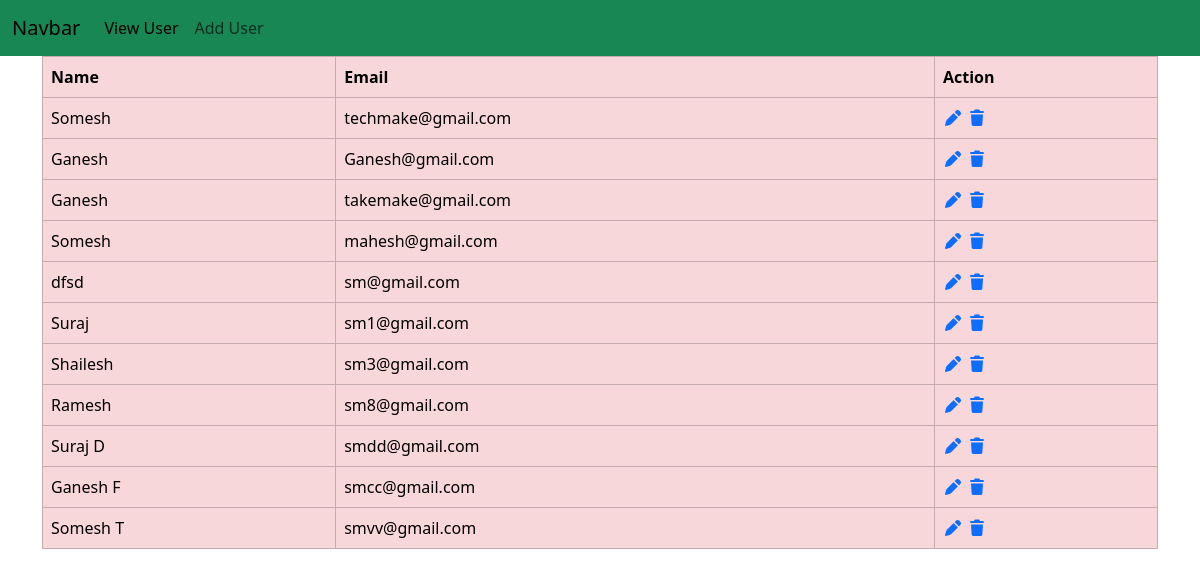
/curd/index.php, run on the app's committed database.
### tables this page shows
CREATE TABLE `user` (
  `id` int(11) NOT NULL,
  `name` varchar(255) NOT NULL,
  `email` varchar(50) NOT NULL,
  `isDelete` int(11) NOT NULL DEFAULT 0
);

### curd/index.php (the view)
<?php
include('header.php');
include('connection.php');
$sqlData = "SELECT * FROM user WHERE isDelete=0";
$result = mysqli_query($connection,$sqlData);
$html = "<table class='table table-bordered table-danger' id='userData'>";
$html .= "<thead><tr><th>Name</th><th>Email</th><th>Action</th></tr></thead>";
if(mysqli_num_rows($result)> 0){
    $html .= "<tbody>";
    while($row = mysqli_fetch_assoc($result)){
        $html .= "<tr>";
         $html .= "<td>".$row['name']."</td>";
         $html .= "<td>".$row['email']."</td>";
         $html .= "<td><a href=edit.php?id=".$row['id']."><i class='fa-solid fa-pen fa-1x'></i></a>
         <a href=delete.php?id=".$row['id'].'" onclick=return confirm(\'Are you sure?\')><i class="fa-solid fa-trash"></i></a></td>';
        $html .= "</tr>";
    }
    $html .= "</tbody></table>";
    echo $html;
}
include('footer.php');
?>

### curd/header.php (shortened to what this page needs)
<!doctype html>
<html lang="en">
  <head>
    <link href="https://cdn.jsdelivr.net/npm/bootstrap@5.3.7/dist/css/bootstrap.min.css" rel="stylesheet">
    <link rel="stylesheet" href="https://cdnjs.cloudflare.com/ajax/libs/font-awesome/7.0.0/css/all.min.css" />
    <link rel="stylesheet" href="//cdn.datatables.net/2.3.3/css/dataTables.dataTables.min.css">
</head>
  <body>
    <nav class="navbar navbar-expand-lg bg-success">
  <div class="container-fluid">
    <a class="navbar-brand" href="#">Navbar</a>
    <div class="collapse navbar-collapse" id="navbarSupportedContent">
      <ul class="navbar-nav me-auto mb-2 mb-lg-0">
        <li class="nav-item">
          <a class="nav-link active" aria-current="page" href="index.php">View User</a>
        </li>
        <li class="nav-item">
          <a class="nav-link" href="register.php">Add User</a>
        </li>
      </ul>
    </div>
  </div>
</nav>
<div class="container">

### curd/footer.php (shortened to what this page needs)
</div>
</body>
</html>

### data on the page
user: name "Somesh", email "techmake@gmail.com"
user: name "Ganesh", email "Ganesh@gmail.com"
user: name "Ganesh", email "takemake@gmail.com"
user: name "Somesh", email "mahesh@gmail.com"
user: name "dfsd", email "sm@gmail.com"
user: name "Suraj", email "sm1@gmail.com"
user: name "Shailesh", email "sm3@gmail.com"
user: name "Ramesh", email "sm8@gmail.com"
user: name "Suraj D", email "smdd@gmail.com"
user: name "Ganesh F", email "smcc@gmail.com"
user: name "Somesh T", email "smvv@gmail.com"
